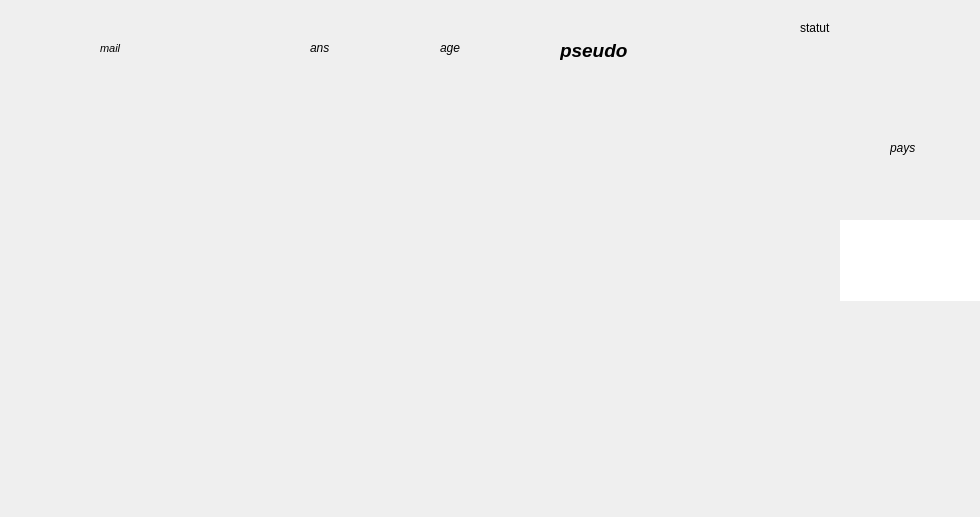
<?xml version="1.0" encoding="UTF-8"?>
<ui version="4.0">
 <class>profil</class>
 <widget class="QWidget" name="profil">
  <property name="geometry">
   <rect>
    <x>0</x>
    <y>0</y>
    <width>980</width>
    <height>517</height>
   </rect>
  </property>
  <property name="windowTitle">
   <string>Form</string>
  </property>
  <widget class="QLabel" name="Img_click">
   <property name="geometry">
    <rect>
     <x>590</x>
     <y>-60</y>
     <width>171</width>
     <height>151</height>
    </rect>
   </property>
   <property name="text">
    <string/>
   </property>
  </widget>
  <widget class="QLabel" name="Pseudo_click">
   <property name="geometry">
    <rect>
     <x>560</x>
     <y>40</y>
     <width>151</width>
     <height>20</height>
    </rect>
   </property>
   <property name="font">
    <font>
     <family>Arial</family>
     <pointsize>14</pointsize>
     <weight>75</weight>
     <italic>true</italic>
     <bold>true</bold>
     <kerning>true</kerning>
    </font>
   </property>
   <property name="text">
    <string>pseudo</string>
   </property>
  </widget>
  <widget class="QLabel" name="Statut_click">
   <property name="geometry">
    <rect>
     <x>800</x>
     <y>20</y>
     <width>53</width>
     <height>16</height>
    </rect>
   </property>
   <property name="text">
    <string>statut</string>
   </property>
  </widget>
  <widget class="QLabel" name="Age_click">
   <property name="geometry">
    <rect>
     <x>440</x>
     <y>40</y>
     <width>41</width>
     <height>16</height>
    </rect>
   </property>
   <property name="font">
    <font>
     <family>MS Sans Serif</family>
     <italic>true</italic>
    </font>
   </property>
   <property name="text">
    <string>age</string>
   </property>
  </widget>
  <widget class="QLabel" name="label_40">
   <property name="geometry">
    <rect>
     <x>310</x>
     <y>40</y>
     <width>53</width>
     <height>16</height>
    </rect>
   </property>
   <property name="font">
    <font>
     <family>MS Sans Serif</family>
     <italic>true</italic>
    </font>
   </property>
   <property name="text">
    <string>ans</string>
   </property>
  </widget>
  <widget class="QLabel" name="Am_click">
   <property name="geometry">
    <rect>
     <x>100</x>
     <y>40</y>
     <width>161</width>
     <height>16</height>
    </rect>
   </property>
   <property name="font">
    <font>
     <pointsize>8</pointsize>
     <italic>true</italic>
    </font>
   </property>
   <property name="text">
    <string>mail</string>
   </property>
  </widget>
  <widget class="QLabel" name="Pays_click">
   <property name="geometry">
    <rect>
     <x>890</x>
     <y>140</y>
     <width>53</width>
     <height>16</height>
    </rect>
   </property>
   <property name="font">
    <font>
     <family>MS Sans Serif</family>
     <italic>true</italic>
    </font>
   </property>
   <property name="text">
    <string>pays</string>
   </property>
  </widget>
  <widget class="QTextBrowser" name="MsgPerso_click">
   <property name="geometry">
    <rect>
     <x>840</x>
     <y>220</y>
     <width>161</width>
     <height>81</height>
    </rect>
   </property>
   <property name="styleSheet">
    <string notr="true">QTextBrowser {
     border-radius: 6px;
 }
</string>
   </property>
  </widget>
 </widget>
 <resources/>
 <connections/>
</ui>
